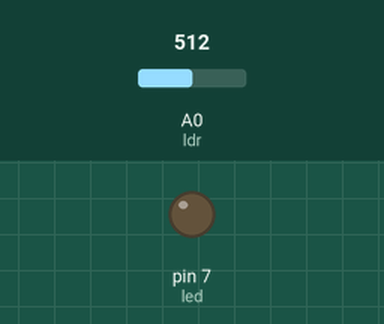
This sketch was run on a simulated Arduino Uno, built with avr-gcc and run on an emulated ATmega328P. On the bench: output pins drawn as LEDs (lit = HIGH). The inputs (shaded band) are chosen by the test bench; at power-on: A0 (ldr) = 512.

Above: at 1.2 s.
1.3 s: A0 (ldr) set to 489
At 1.7 s:
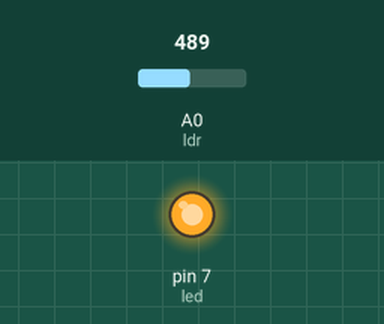
2.8 s: A0 (ldr) set to 510
At 4.0 s:
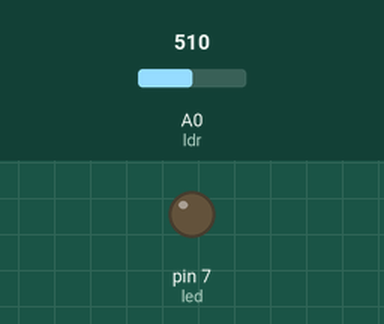
4.3 s: A0 (ldr) set to 490
At 5.2 s:
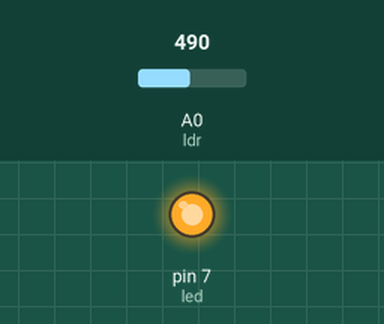
Timing chart, 0 to 7.3 s (numbered marks = the images above; inputs shaded):
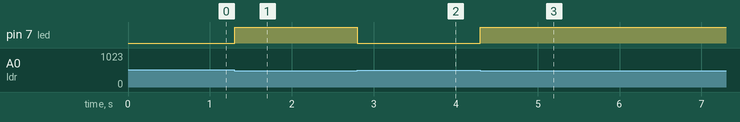

The sketch:

ldr_light_control.ino
```cpp
int ldr = A0;
int led = 7;
void setup() {
  pinMode(led, OUTPUT);
}
void loop() {
  int light = analogRead(ldr);
  if(light < 500) {
    digitalWrite(led, HIGH);
  } else {
    digitalWrite(led, LOW);
  }
}
```

Measured:
- the behaviour switches between 500 and 499 on A0 (ldr) (found by bisection; images 0 and 1)
- after the input at 1.3 s, pin 7 (led): LOW → HIGH at once
- after the input at 2.8 s, pin 7 (led): HIGH → LOW at once
- after the input at 4.3 s, pin 7 (led): LOW → HIGH at once
